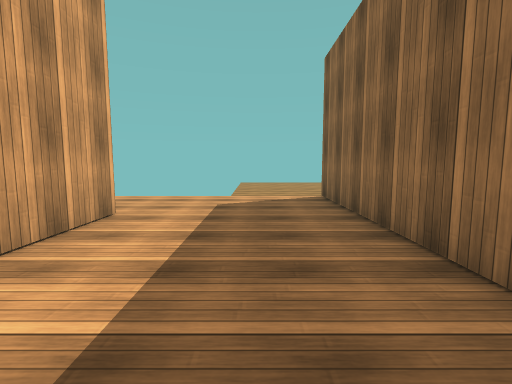
view 1 (above)

24 first-person views from a walk through a 3-D level made in the Unity game engine. The camera is 1.3 m above the floor, tilts 6° down and sees 85° across. The floor is counted in squares, 1 m on a side. Each view is taken from the middle of a square. On the plan, view 1 faces up. The plan holds only what a view shows up to about 13 squares ahead; the rest is blank. The place goes on beyond the plan. The player is left out. Surface patterns are stand-ins for the level's own textures.

view 2
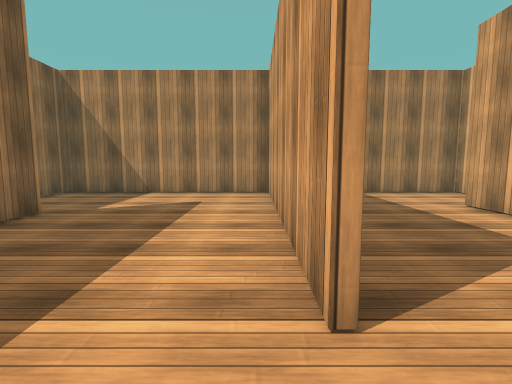

view 3
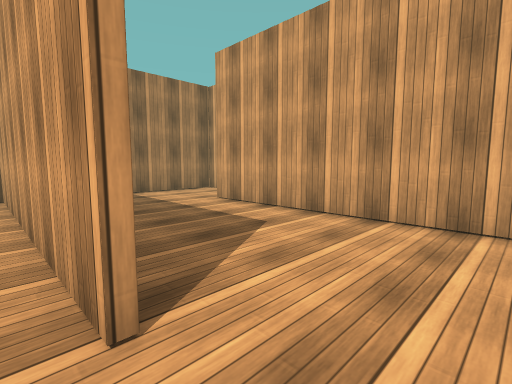

view 4
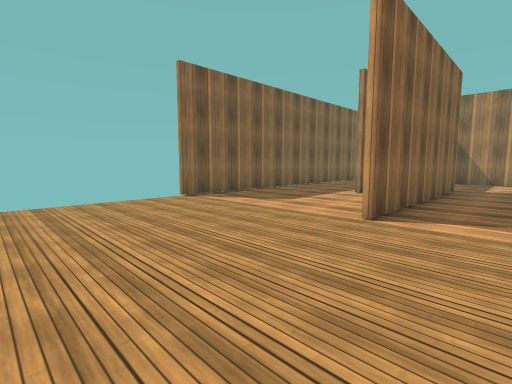

view 5
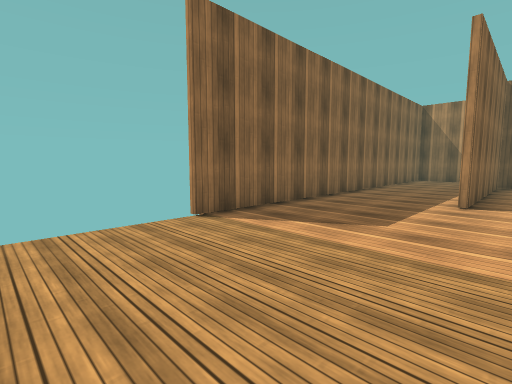

view 6
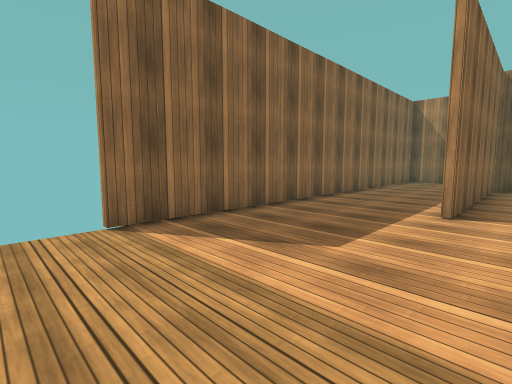

view 7
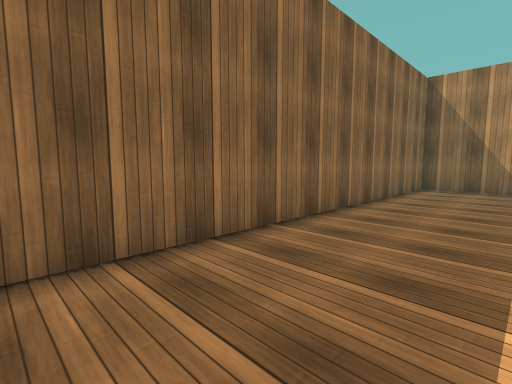

view 8
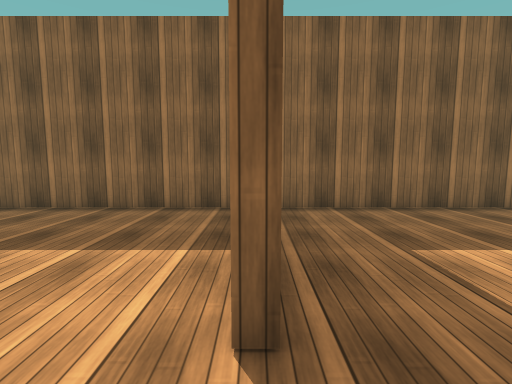

view 9
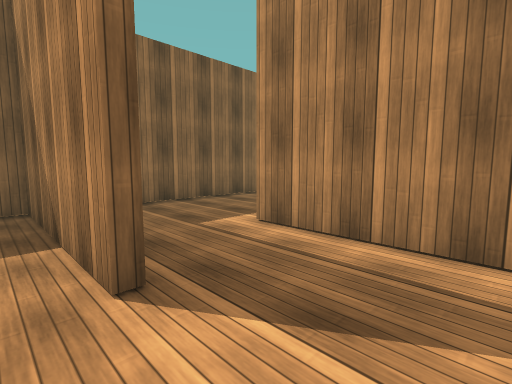

view 10
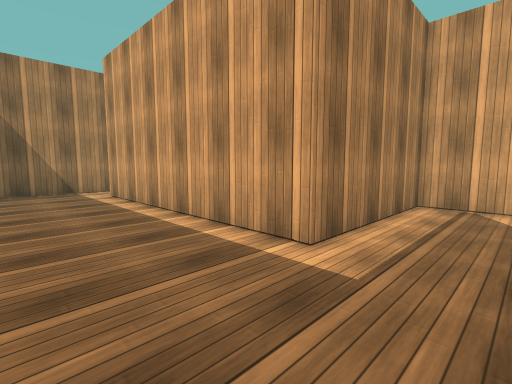

view 11
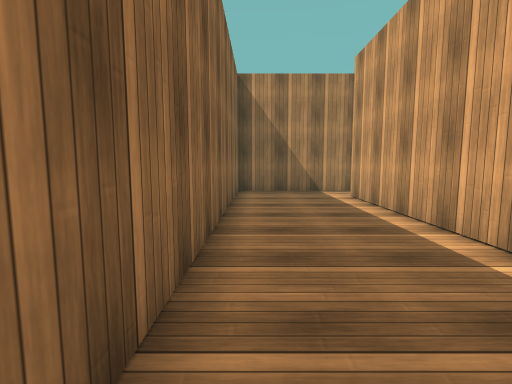

view 12
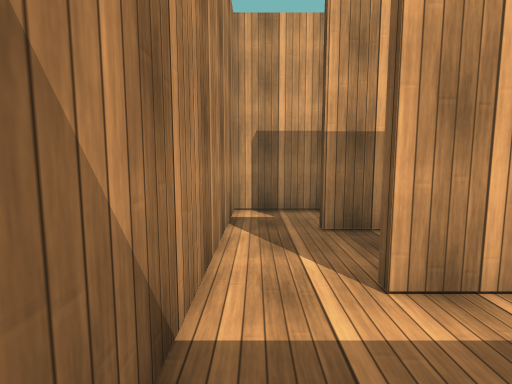

view 13
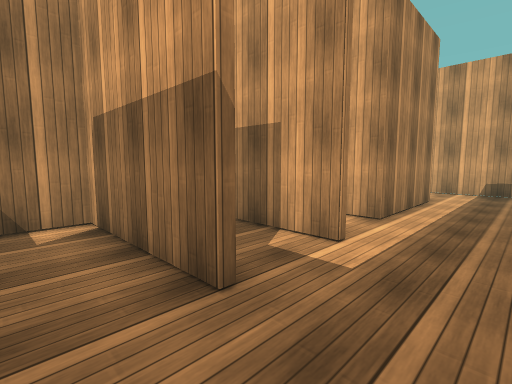

view 14
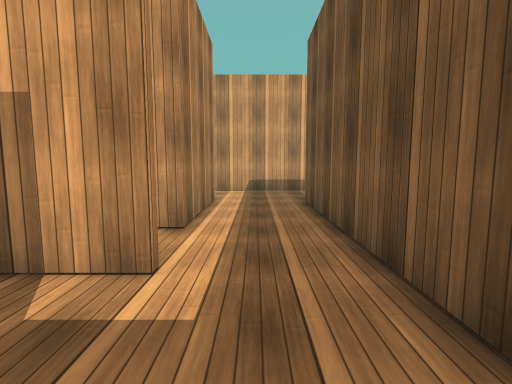

view 15
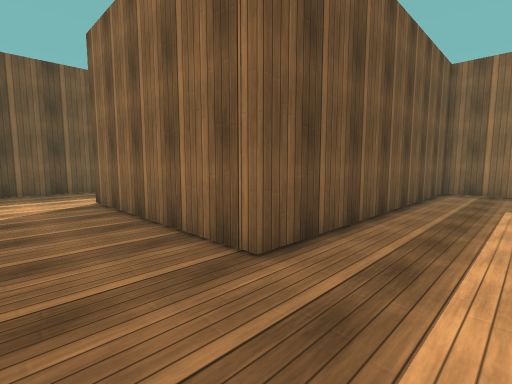

view 16
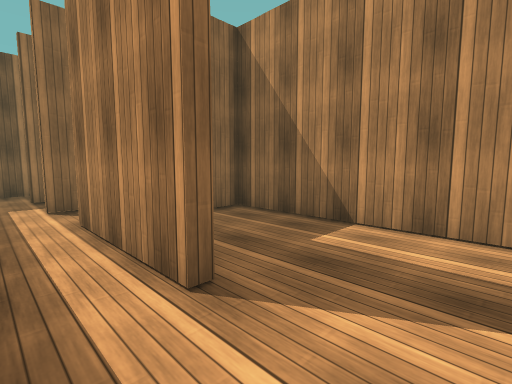

view 17
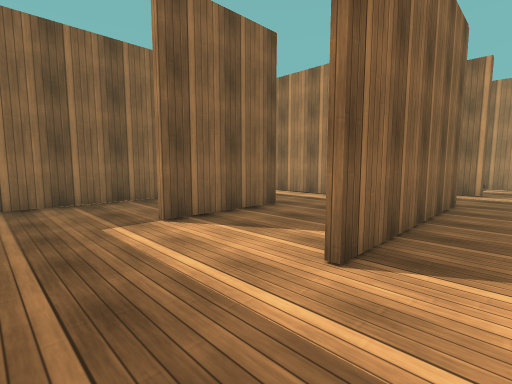

view 18
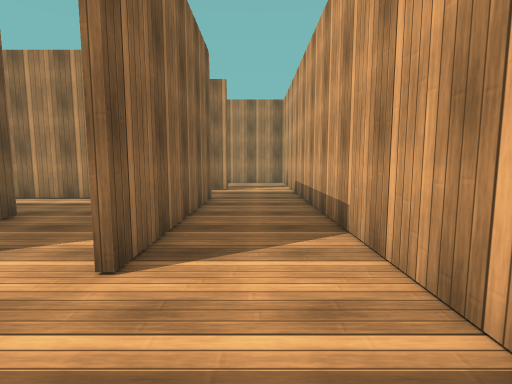

view 19
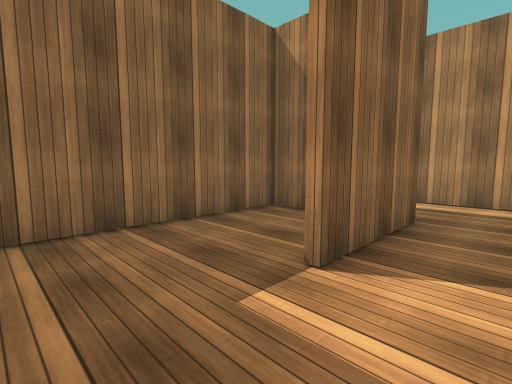

view 20
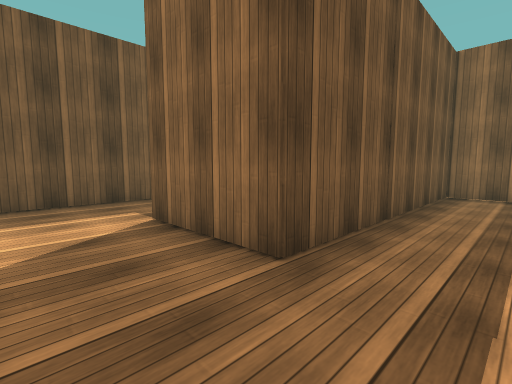

view 21
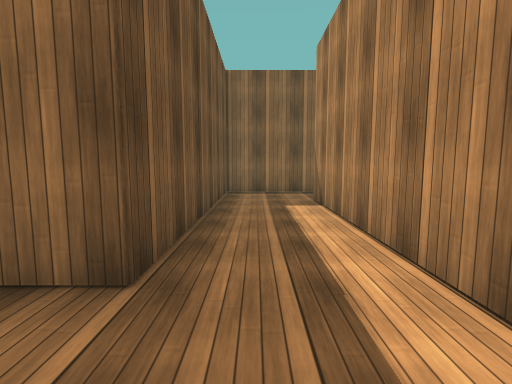

view 22
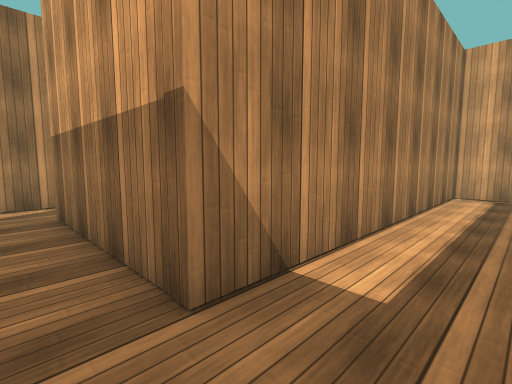

view 23
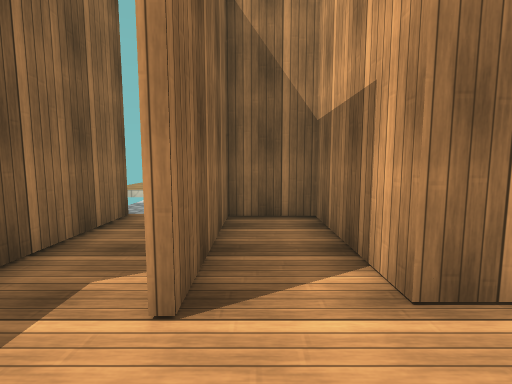

view 24
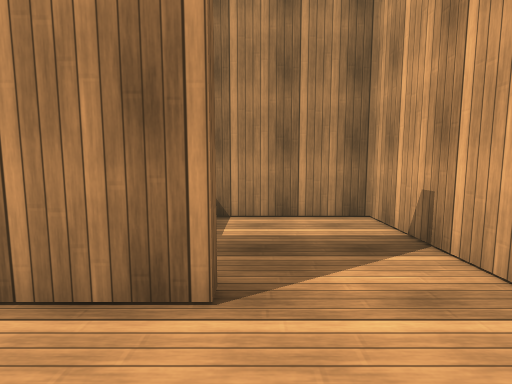

### Floor plan
Ten units are one square. View 1 is at (0, 0); x grows to the right and y downward. Boxes are objects, and circles mark ways between rooms. Rooms are numbered by the first view taken in them; rooms with no view inside come last. Other rooms are left out.
<svg viewBox="-122 -119 227 340">
<path fill="none" stroke="#000" d="M25 -19 25 -109M-36 -70 -36 31 51 31 51 -55M38 72 38 68 98 68 98 -114M-2 82 -2 104 54 104 54 198M-93 -89 -93 -6M-117 31 -76 31M54 216 99 216M98 212 98 76M-81 125 -81 140 28 140 28 198M-16 104 -4 104 -4 41M-86 179 -86 174 -44 174 -44 216 -23 216 -23 171M4 171 4 196M25 175 25 144 -84 144 -84 70M-26 35 -105 35M-117 58 -117 216 -47 216 -47 206M51 146 51 107 -42 107 -42 68M24 216 54 216M4 196 4 216 24 216"/>
<circle cx="50" cy="205" r="3" fill="#2a7"/>
<circle cx="15" cy="185" r="3" fill="#2a7"/>
<circle cx="30" cy="205" r="3" fill="#2a7"/>
<text x="20" y="-20">1</text>
<text x="-50" y="130">2</text>
<text x="10" y="200">3</text>
</svg>
Room 1 opens to room 2. Room 2 opens to room 3.

Where each view was taken, in squares from view 1:
view 1: 0 up, 0 right, facing up
view 2: 9 up, 3 left, facing down
view 3: 9 up, 3 left, facing down-left
view 4: 17 up, 0 right, facing down-right
view 5: 15 up, 4 right, facing down-right
view 6: 13 up, 4 right, facing down-right
view 7: 8 up, 6 right, facing down-right
view 8: 7 down, 2 right, facing right
view 9: 6 down, 1 right, facing down-right
view 10: 8 down, 9 right, facing down-left
view 11: 9 down, 9 right, facing down
view 12: 21 down, 8 right, facing left
view 13: 15 down, 2 right, facing down-left
view 14: 16 down, 1 right, facing left
view 15: 17 down, 11 left, facing up-right
view 16: 16 down, 11 left, facing down-right
view 17: 4 down, 10 left, facing down-right
view 18: 4 down, 10 left, facing down
view 19: 4 down, 6 left, facing down-right
view 20: 13 down, 7 left, facing up-right
view 21: 12 down, 7 left, facing right
view 22: 12 down, 4 right, facing down-left
view 23: 15 down, 3 left, facing down
view 24: 15 down, 9 left, facing down
